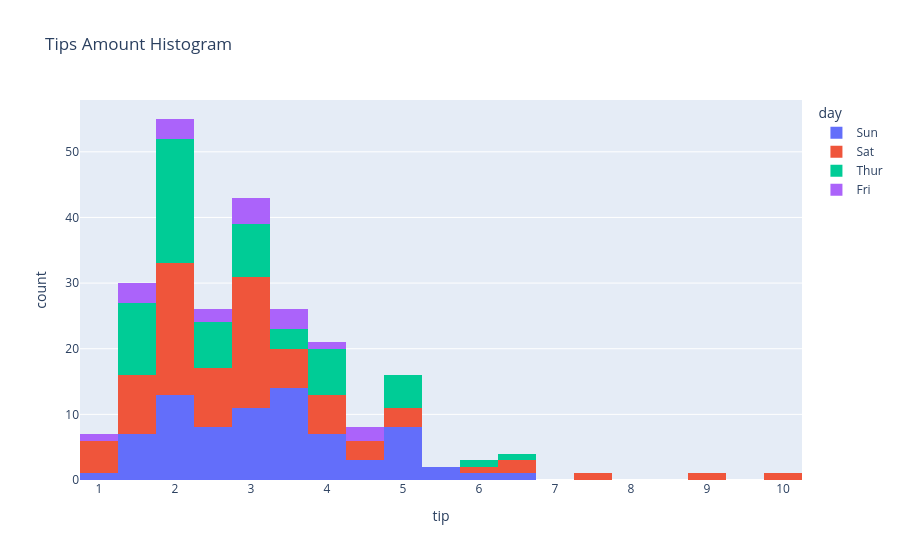

Notebook cell for this chart:
### Code cell
px.histogram(data_frame=tips,x='tip',color='day', title="Tips Amount Histogram")

### Figure 1 — Plotly figure (JSON) as saved in the notebook; plotly's stock layout.template omitted (floating-point values rounded to 4 significant figures)
{"data": [{"bingroup": "x", "hovertemplate": "day=Sun<br>tip=%{x}<br>count=%{y}<extra></extra>", "legendgroup": "Sun", "marker": {"color": "#636efa", "pattern": {"shape": ""}}, "name": "Sun", "orientation": "v", "showlegend": true, "type": "histogram", "x": [1.01, 1.66, 3.5, 3.31, 3.61, 4.71, 2.0, 3.12, 1.96, 3.23, 1.71, 5.0, 1.57, 3.0, 3.02, 3.92, 1.67, 3.71, 3.5, 2.54, 3.06, 1.32, 5.6, 3.0, 5.0, 6.0, 2.05, 3.0, 2.5, 2.6, 5.2, 1.56, 4.34, 3.51, 4.0, 2.55, 4.0, 3.5, 5.07, 2.5, 2.0, 2.74, 2.0, 2.0, 5.14, 5.0, 3.75, 2.61, 2.0, 3.5, 2.5, 2.0, 2.0, 3.0, 3.48, 2.24, 4.5, 5.15, 3.18, 4.0, 3.11, 2.0, 2.0, 4.0, 3.55, 3.68, 5.65, 3.5, 6.5, 3.0, 5.0, 3.5, 2.0, 3.5, 4.0, 1.5], "xaxis": "x", "yaxis": "y"}, {"bingroup": "x", "hovertemplate": "day=Sat<br>tip=%{x}<br>count=%{y}<extra></extra>", "legendgroup": "Sat", "marker": {"color": "#EF553B", "pattern": {"shape": ""}}, "name": "Sat", "orientation": "v", "showlegend": true, "type": "histogram", "x": [3.35, 4.08, 2.75, 2.23, 7.58, 3.18, 2.34, 2.0, 2.0, 4.3, 3.0, 1.45, 2.5, 3.0, 2.45, 3.27, 3.6, 2.0, 3.07, 2.31, 5.0, 2.24, 3.0, 1.5, 1.76, 6.73, 3.21, 2.0, 1.98, 3.76, 2.64, 3.15, 2.47, 1.0, 2.01, 2.09, 1.97, 3.0, 3.14, 5.0, 2.2, 1.25, 3.08, 2.5, 3.48, 4.08, 1.64, 4.06, 4.29, 3.76, 4.0, 3.0, 1.0, 1.61, 2.0, 10.0, 3.16, 3.41, 3.0, 2.03, 2.23, 2.0, 5.16, 9.0, 2.5, 6.5, 1.1, 3.0, 1.5, 1.44, 3.09, 3.0, 2.72, 2.88, 2.0, 3.0, 3.39, 1.47, 3.0, 1.25, 1.0, 1.17, 4.67, 5.92, 2.0, 2.0, 1.75], "xaxis": "x", "yaxis": "y"}, {"bingroup": "x", "hovertemplate": "day=Thur<br>tip=%{x}<br>count=%{y}<extra></extra>", "legendgroup": "Thur", "marker": {"color": "#00cc96", "pattern": {"shape": ""}}, "name": "Thur", "orientation": "v", "showlegend": true, "type": "histogram", "x": [4.0, 3.0, 2.71, 3.0, 3.4, 1.83, 5.0, 2.03, 5.17, 2.0, 4.0, 5.85, 3.0, 1.5, 1.8, 2.92, 2.31, 1.68, 2.5, 2.0, 2.52, 4.2, 1.48, 2.0, 2.0, 2.18, 1.5, 2.83, 1.5, 2.0, 3.25, 1.25, 2.0, 2.0, 2.0, 2.75, 3.5, 6.7, 5.0, 5.0, 2.3, 1.5, 1.36, 1.63, 1.73, 2.0, 4.19, 2.56, 2.02, 4.0, 1.44, 2.0, 5.0, 2.0, 2.0, 4.0, 2.01, 2.0, 2.5, 4.0, 3.23, 3.0], "xaxis": "x", "yaxis": "y"}, {"bingroup": "x", "hovertemplate": "day=Fri<br>tip=%{x}<br>count=%{y}<extra></extra>", "legendgroup": "Fri", "marker": {"color": "#ab63fa", "pattern": {"shape": ""}}, "name": "Fri", "orientation": "v", "showlegend": true, "type": "histogram", "x": [3.0, 3.5, 1.0, 4.3, 3.25, 4.73, 4.0, 1.5, 3.0, 1.5, 2.5, 3.0, 2.2, 3.48, 1.92, 3.0, 1.58, 2.5, 2.0], "xaxis": "x", "yaxis": "y"}], "layout": {"barmode": "relative", "legend": {"title": {"text": "day"}, "tracegroupgap": 0}, "title": {"text": "Tips Amount Histogram"}, "xaxis": {"anchor": "y", "domain": [0, 1], "title": {"text": "tip"}}, "yaxis": {"anchor": "x", "domain": [0, 1], "title": {"text": "count"}}}}
